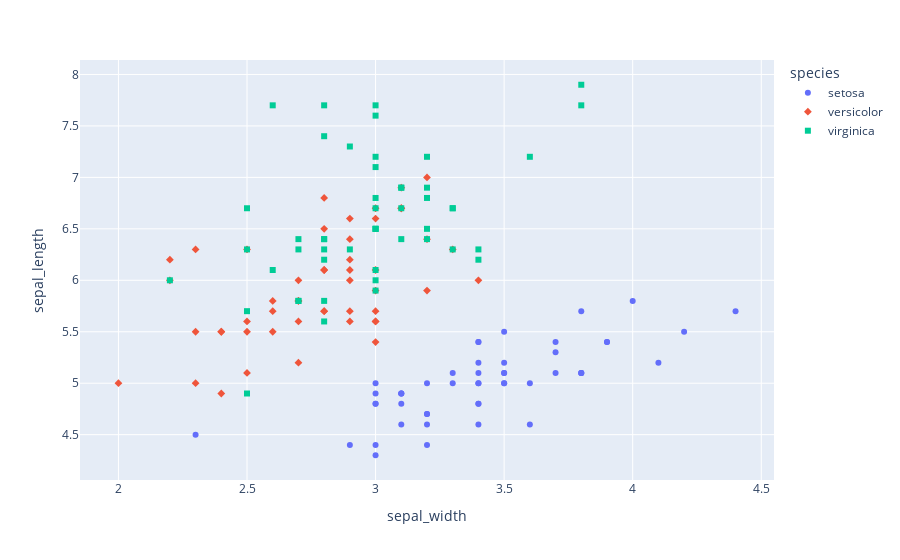

Here is the notebook cell this chart was saved with:
### Markdown cell above
#### Scatter Plot para mais de um conjunto de dados

Tem que sobrepor com a média de casa Categoria (Usar uma Linha)

### Code cell
import plotly.express as px
df = px.data.iris()
fig = px.scatter(df, x="sepal_width", y="sepal_length", color="species", symbol="species")
fig.show()

### Figure 1 — Plotly figure (JSON) as saved in the notebook; plotly's stock layout.template omitted (floating-point values rounded to 4 significant figures)
{"data": [{"hovertemplate": "species=setosa<br>sepal_width=%{x}<br>sepal_length=%{y}<extra></extra>", "legendgroup": "setosa", "marker": {"color": "#636efa", "symbol": "circle"}, "mode": "markers", "name": "setosa", "orientation": "v", "showlegend": true, "type": "scatter", "x": [3.5, 3.0, 3.2, 3.1, 3.6, 3.9, 3.4, 3.4, 2.9, 3.1, 3.7, 3.4, 3.0, 3.0, 4.0, 4.4, 3.9, 3.5, 3.8, 3.8, 3.4, 3.7, 3.6, 3.3, 3.4, 3.0, 3.4, 3.5, 3.4, 3.2, 3.1, 3.4, 4.1, 4.2, 3.1, 3.2, 3.5, 3.1, 3.0, 3.4, 3.5, 2.3, 3.2, 3.5, 3.8, 3.0, 3.8, 3.2, 3.7, 3.3], "xaxis": "x", "y": [5.1, 4.9, 4.7, 4.6, 5.0, 5.4, 4.6, 5.0, 4.4, 4.9, 5.4, 4.8, 4.8, 4.3, 5.8, 5.7, 5.4, 5.1, 5.7, 5.1, 5.4, 5.1, 4.6, 5.1, 4.8, 5.0, 5.0, 5.2, 5.2, 4.7, 4.8, 5.4, 5.2, 5.5, 4.9, 5.0, 5.5, 4.9, 4.4, 5.1, 5.0, 4.5, 4.4, 5.0, 5.1, 4.8, 5.1, 4.6, 5.3, 5.0], "yaxis": "y"}, {"hovertemplate": "species=versicolor<br>sepal_width=%{x}<br>sepal_length=%{y}<extra></extra>", "legendgroup": "versicolor", "marker": {"color": "#EF553B", "symbol": "diamond"}, "mode": "markers", "name": "versicolor", "orientation": "v", "showlegend": true, "type": "scatter", "x": [3.2, 3.2, 3.1, 2.3, 2.8, 2.8, 3.3, 2.4, 2.9, 2.7, 2.0, 3.0, 2.2, 2.9, 2.9, 3.1, 3.0, 2.7, 2.2, 2.5, 3.2, 2.8, 2.5, 2.8, 2.9, 3.0, 2.8, 3.0, 2.9, 2.6, 2.4, 2.4, 2.7, 2.7, 3.0, 3.4, 3.1, 2.3, 3.0, 2.5, 2.6, 3.0, 2.6, 2.3, 2.7, 3.0, 2.9, 2.9, 2.5, 2.8], "xaxis": "x", "y": [7.0, 6.4, 6.9, 5.5, 6.5, 5.7, 6.3, 4.9, 6.6, 5.2, 5.0, 5.9, 6.0, 6.1, 5.6, 6.7, 5.6, 5.8, 6.2, 5.6, 5.9, 6.1, 6.3, 6.1, 6.4, 6.6, 6.8, 6.7, 6.0, 5.7, 5.5, 5.5, 5.8, 6.0, 5.4, 6.0, 6.7, 6.3, 5.6, 5.5, 5.5, 6.1, 5.8, 5.0, 5.6, 5.7, 5.7, 6.2, 5.1, 5.7], "yaxis": "y"}, {"hovertemplate": "species=virginica<br>sepal_width=%{x}<br>sepal_length=%{y}<extra></extra>", "legendgroup": "virginica", "marker": {"color": "#00cc96", "symbol": "square"}, "mode": "markers", "name": "virginica", "orientation": "v", "showlegend": true, "type": "scatter", "x": [3.3, 2.7, 3.0, 2.9, 3.0, 3.0, 2.5, 2.9, 2.5, 3.6, 3.2, 2.7, 3.0, 2.5, 2.8, 3.2, 3.0, 3.8, 2.6, 2.2, 3.2, 2.8, 2.8, 2.7, 3.3, 3.2, 2.8, 3.0, 2.8, 3.0, 2.8, 3.8, 2.8, 2.8, 2.6, 3.0, 3.4, 3.1, 3.0, 3.1, 3.1, 3.1, 2.7, 3.2, 3.3, 3.0, 2.5, 3.0, 3.4, 3.0], "xaxis": "x", "y": [6.3, 5.8, 7.1, 6.3, 6.5, 7.6, 4.9, 7.3, 6.7, 7.2, 6.5, 6.4, 6.8, 5.7, 5.8, 6.4, 6.5, 7.7, 7.7, 6.0, 6.9, 5.6, 7.7, 6.3, 6.7, 7.2, 6.2, 6.1, 6.4, 7.2, 7.4, 7.9, 6.4, 6.3, 6.1, 7.7, 6.3, 6.4, 6.0, 6.9, 6.7, 6.9, 5.8, 6.8, 6.7, 6.7, 6.3, 6.5, 6.2, 5.9], "yaxis": "y"}], "layout": {"legend": {"title": {"text": "species"}, "tracegroupgap": 0}, "margin": {"t": 60}, "xaxis": {"anchor": "y", "domain": [0, 1], "title": {"text": "sepal_width"}}, "yaxis": {"anchor": "x", "domain": [0, 1], "title": {"text": "sepal_length"}}}}
